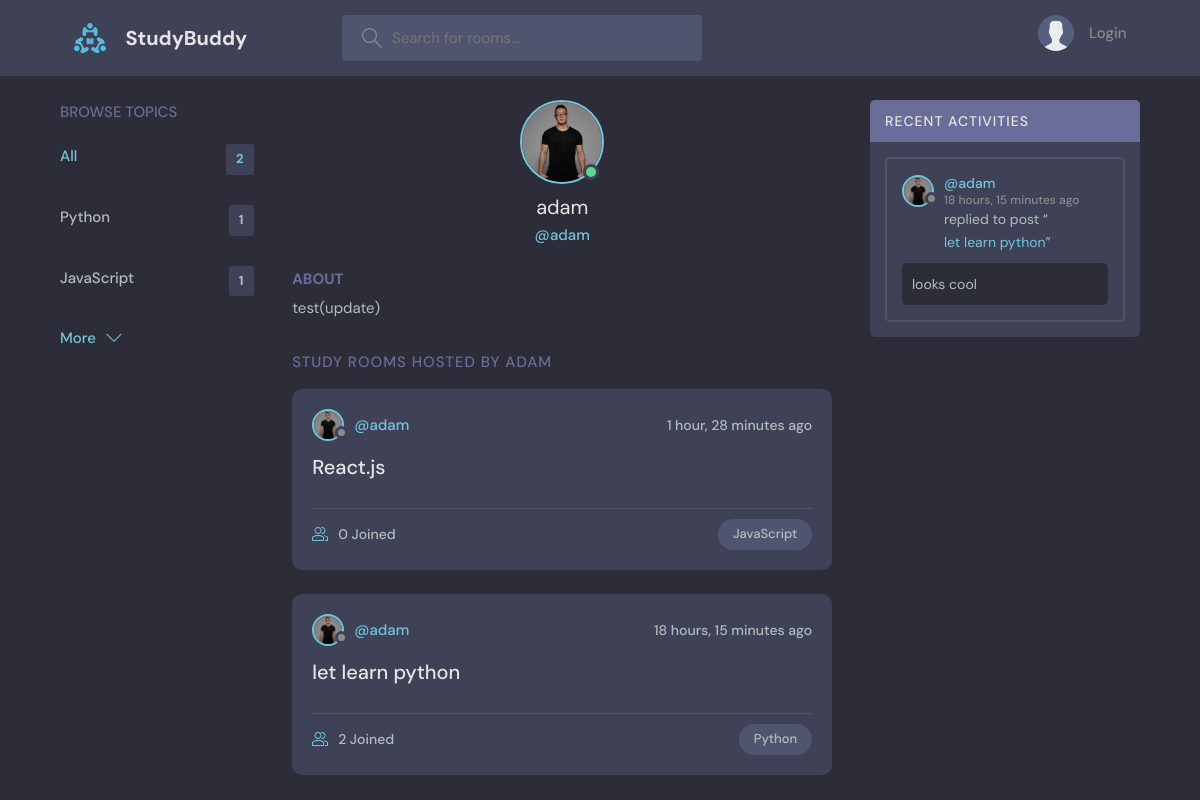
Before: /profile/1 with the older database file.
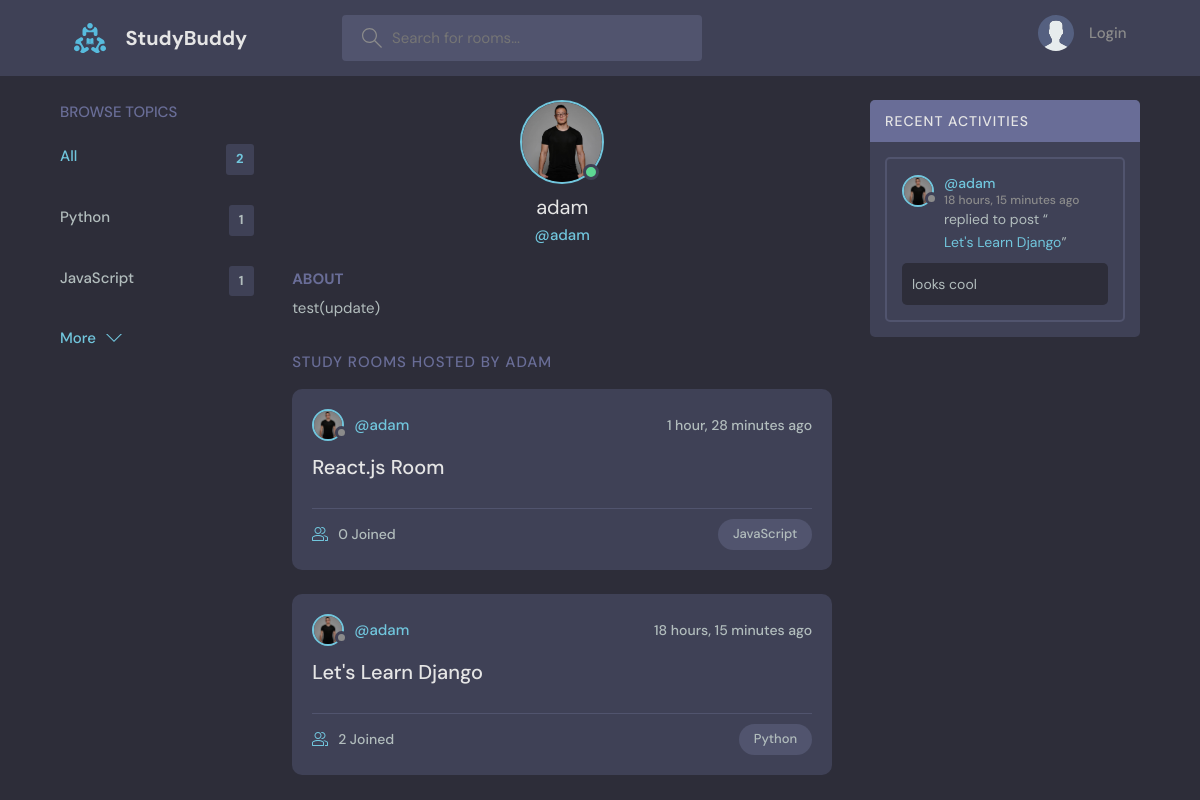
After: the same page with the newer database file.
### base/models.py (models this page shows, shortened)
class Topic(models.Model):
    name = models.CharField(max_length=200)

class User(AbstractUser):
    name = models.CharField(max_length=200, null=True)
    email = models.EmailField(unique=True, null=True)
    bio = models.TextField(null=True)
    avatar = models.ImageField(null=True, default="avatar.svg")
    USERNAME_FIELD = 'email'
    REQUIRED_FIELDS = []

class Room(models.Model):
    host = models.ForeignKey(User, on_delete=models.SET_NULL, null=True)
    topic = models.ForeignKey(Topic, on_delete=models.SET_NULL, null=True)
    name = models.CharField(max_length=200)
    description = models.TextField(null=True, blank=True)
    participants = models.ManyToManyField(
        User, related_name='participants', blank=True)
    updated = models.DateTimeField(auto_now=True)
    created = models.DateTimeField(auto_now_add=True)
    class Meta:
        ordering = ['-updated', '-created']
    def __str__(self):
        return self.name

class Message(models.Model):
    user = models.ForeignKey(User, on_delete=models.CASCADE)
    room = models.ForeignKey(Room, on_delete=models.CASCADE)
    body = models.TextField()
    updated = models.DateTimeField(auto_now=True)
    created = models.DateTimeField(auto_now_add=True)
    class Meta:
        ordering = ['-updated', '-created']

### base/views.py (the view)
# urls.py: path('profile/<str:pk>', views.userProfile, name="user-profile"),
def userProfile(request, pk):
    user = User.objects.get(id=pk)
    rooms = user.room_set.all()
    room_messages = user.message_set.all()
    topics = Topic.objects.all()
    context = {'user': user, 'rooms': rooms,
               'room_messages': room_messages, 'topics': topics}
    return render(request, 'base/profile.html', context)

### base/templates/base/profile.html (shortened to what this page needs)
{% extends 'main.html' %}
{% block content %}
<main class="profile-page layout layout--3">
  <div class="container">
    {% include 'base/topics_component.html' %}
    <div class="roomList">
      <div class="profile">
        <div class="profile__avatar">
          <div class="avatar avatar--large active">
            <img src="{{user.avatar.url}}" />
          </div>
        </div>
        <div class="profile__info">
          <h3>{{user.username}}</h3>
          <p>@{{user.username}}</p>
        </div>
        <div class="profile__about">
          <h3>About</h3>
          <p>{{user.bio}} </p>
        </div>
      </div>
      <div class="roomList__header">
        <div>
          <h2>Study Rooms Hosted by {{user.username}}</a>
          </h2>
        </div>
      </div>
      {% include 'base/feed_component.html' %}
    </div>
    {% include 'base/activity_component.html' %}
  </div>
</main>
{% endblock content %}

### templates/main.html (shortened to what this page needs)
<!DOCTYPE html>
{% load static %}
<html lang="en">
<head>
    <link rel="stylesheet" href="{% static 'styles/style.css' %}" />
</head>
<body>
    {% include 'navbar.html' %}
    {% block content %}
    {% endblock %}
</body>
</html>

### templates/navbar.html (shortened to what this page needs)
{% load static %}
<header class="header header--loggedIn">
    <div class="container">
        <a href="{% url 'home' %}" class="header__logo">
            <img src="{% static 'images/logo.svg' %}" />
            <h1>StudyBuddy</h1>
        </a>
        <form class="header__search" method="GET" action="{% url 'home' %}">
            <label>
                <input name="q" placeholder="Search for rooms..." />
            </label>
        </form>
        <nav class="header__menu">
            {% if request.user.is_authenticated %}
            <div class="header__user">
                <a href="{% url 'update-user' %}">
                    <div class="avatar avatar--medium active">
                        <img src="{{request.user.avatar.url}}" />
                    </div>
                    <p>{{request.user.username}} <span>@{{request.user.username}}</span></p>
                </a>
                <button class="dropdown-button">
                    <svg version="1.1" xmlns="http://www.w3.org/2000/svg" width="32" height="32" viewBox="0 0 32 32">
                        <title>chevron-down</title>
                        <path d="M16 21l-13-13h-3l16 16 16-16h-3l-13 13z"></path>
                    </svg>
                </button>
            </div>
            {% else %}
            <a href="{% url 'login' %}">
                <img src="{% static 'images/avatar.svg' %}" />
                <p>Login</p>
            </a>
            {% endif %}
        </nav>
    </div>
</header>

### base/templates/base/topics_component.html
<div class="topics">
    <div class="topics__header">
        <h2>Browse Topics</h2>
    </div>
    <ul class="topics__list">
        <li>
            <a href="{% url 'home' %}" class="active">All <span>{{topics.count}}</span></a>
        </li>
        {% for topic in topics %}
        <li>
            <a href="{% url 'home' %}?q={{topic.name}}">{{topic.name}} <span>{{topic.room_set.all.count}}</span></a>
        </li>
        {% endfor %}
    </ul>
    <a class="btn btn--link" href="{% url 'topics' %}">
        More
        <svg version="1.1" xmlns="http://www.w3.org/2000/svg" width="32" height="32" viewBox="0 0 32 32">
            <title>chevron-down</title>
            <path d="M16 21l-13-13h-3l16 16 16-16h-3l-13 13z"></path>
        </svg>
    </a>
</div>

### base/templates/base/feed_component.html (shortened to what this page needs)
{% for room in rooms %}
<div class="roomListRoom">
    <div class="roomListRoom__header">
        <a href="{% url 'user-profile' room.host.id %}" class="roomListRoom__author">
            <div class="avatar avatar--small">
                <img src="{{room.host.avatar.url}}" />
            </div>
            <span>@{{room.host.username}}</span>
        </a>
        <div class="roomListRoom__actions">
            <span>{{room.created|timesince}} ago</span>
        </div>
    </div>
    <div class="roomListRoom__content">
        <a href="{% url 'room' room.id %}">{{room.name}}</a>
    </div>
    <div class="roomListRoom__meta">
        <a href="{% url 'room' room.id %}" class="roomListRoom__joined">
            {{room.participants.all.count}} Joined
        </a>
        <p class="roomListRoom__topic">{{room.topic.name}}</p>
    </div>
</div>
{% endfor %}

### base/templates/base/activity_component.html (shortened to what this page needs)
<div class="activities">
    <div class="activities__header">
        <h2>Recent Activities</h2>
    </div>
    {% for message in room_messages %}
    <div class="activities__box">
        <div class="activities__boxHeader roomListRoom__header">
            <a href="{% url 'user-profile' message.user.id %}" class="roomListRoom__author">
                <div class="avatar avatar--small">
                    <img src="{{message.user.avatar.url}}" />
                </div>
                <p>
                    @{{message.user.username}}
                    <span>{{message.created|timesince}} ago</span>
                </p>
            </a>
        </div>
        <div class="activities__boxContent">
            <p>replied to post “<a href="{% url 'room' message.room.id %}">{{message.room}}</a>”</p>
            <div class="activities__boxRoomContent">{{message.body}} </div>
        </div>
    </div>
    {% endfor %}
</div>

Changed rows visible on the page:
changed Room "JavaScript": name "React.js" → "React.js Room"
changed Room "Python": name "let learn python" → "Let's Learn Django"
changed through a linked row, Message "looks cool": room "let learn python" → "Let's Learn Django"
